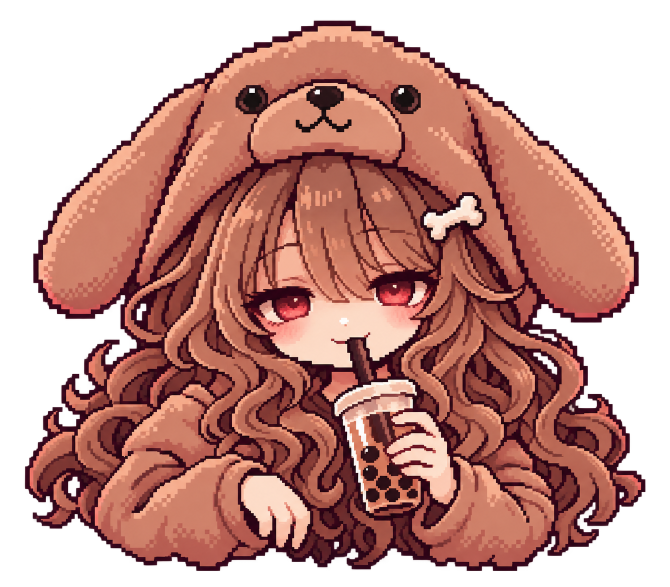
#> input picture output/nimushi-boss-art-v1/character-lock/source.png, 1340 x 1174 px (shown at 1/2 size)
$ python prepare.py
#> lines starting #> are read from the running program, lines starting #| are printed output that depends on the picture; after the words box and inside, x2 and y2 are one past the last pixel; in counts of white or black regions, pixels touching at a corner belong together
from pathlib import Path
from PIL import Image,ImageDraw
import json
R=Path(__file__).resolve().parent
im=Image.open(R/'source.png').convert('RGBA');a=im.getchannel('A').point(lambda v:255 if v>=128 else 0);im.putalpha(a);box=a.getbbox();crop=im.crop(box)
#> further down, im is the input picture: PIL image 1340x1174 RGBA; mean R, G, B, A 109, 62.7, 55.3, 165.3
#> after `a = im.getchannel('A').point(lambda v: 255 if v >= 128 else 0)`:
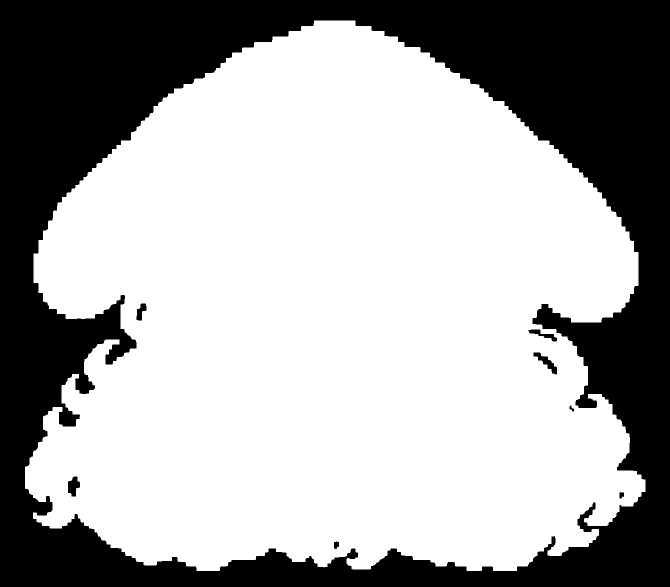
#> a: PIL image 1340x1174 L (shown at 1/2 size); 65.4% white; 8 black regions, largest, box (x1, y1, x2, y2) and area: (0, 0, 1340, 1174) 542213, (1067, 705, 1114, 749) 685, (136, 953, 160, 993) 641
#> after `box = a.getbbox()`: box = (50, 41, 1291, 1142)
#> after `crop = im.crop(box)`:
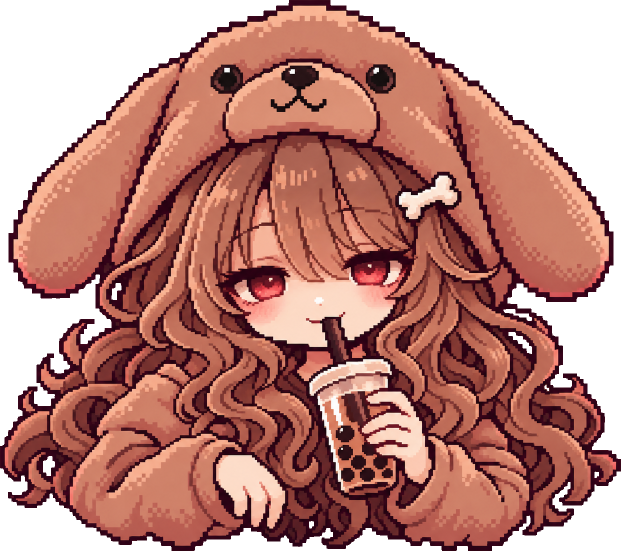
#> crop: PIL image 1241x1101 RGBA (shown at 1/2 size); mean R, G, B, A 125.5, 72.2, 63.7, 191.9; transparent parts drawn white
s=min(108/crop.width,108/crop.height);size=(round(crop.width*s),round(crop.height*s));small=crop.resize(size,Image.Resampling.NEAREST)
#> after `s = min(108 / crop.width, 108 / crop.height)`: s = 0.087
#> after `size = (round(crop.width * s), round(crop.height * s))`: size = (108, 96)
#> after `small = crop.resize(size, Image.Resampling.NEAREST)`:
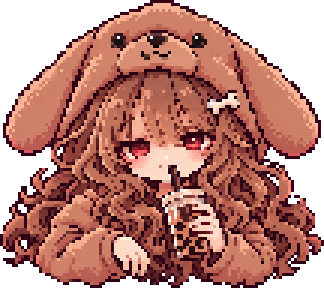
#> small: PIL image 108x96 RGBA (shown 3 times larger); mean R, G, B, A 125.4, 72, 63.6, 191.9; transparent parts drawn white
pal=small.convert('RGB').quantize(colors=24,method=Image.Quantize.MEDIANCUT,dither=Image.Dither.NONE).convert('RGB').convert('RGBA');pal.putalpha(small.getchannel('A'))
#> after `pal = small.convert('RGB').quantize(colors=24, method=Image.Quantize.M`:
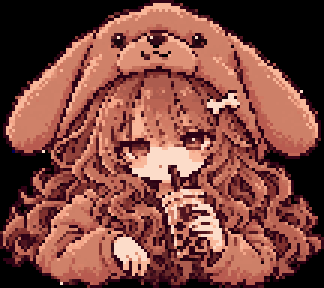
#> pal: PIL image 108x96 RGBA (shown 3 times larger); mean R, G, B, A 125.2, 71.9, 63.5, 255
out=Image.new('RGBA',(128,112));ox=round(64-(688-box[0])*s);oy=(112-size[1])//2;out.paste(pal,(ox,oy));out.save(R/'nimushi_idle_lock_v1.png')
#> after `out = Image.new('RGBA', (128, 112))`: out: PIL image 128x112 RGBA; every value is 0
#> after `ox = round(64 - (688 - box[0]) * s)`: ox = 8
#> after `oy = (112 - size[1]) // 2`: oy = 8
#> after `out.paste(pal, (ox, oy))`:
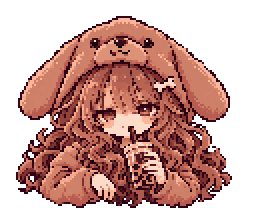
#> out: PIL image 128x112 RGBA (shown 2 times larger); mean R, G, B, A 90.6, 52, 45.9, 138.8; transparent parts drawn white
eye=[round(ox+(688-box[0])*s),round(oy+(604-box[1])*s)];pivot=[eye[0],eye[1]-37]
#> after `eye = [round(ox + (688 - box[0]) * s), round(oy + (604 - box[1]) * s)]`: eye = [64, 57]
#> after `pivot = [eye[0], eye[1] - 37]`: pivot = [64, 20]
meta={'status':'CHARACTER LOCK CANDIDATE','sourceCell':[128,112],'displayCell':[256,224],'scale':2,'alphaBounds':out.getbbox(),'paletteColors':len({p[:3] for p in out.getdata() if p[3]}),'eyeAnchor':eye,'pivot':pivot,'oldSpecEyeAnchor':[64,77],'oldSpecPivot':[64,40],'eyeOverlayTopLeft':[eye[0]-18,eye[1]-12],'placement':'pivot maps to actual body center including existing hit recoil; visual eye center is body center +74px','geometry':'Actual body/contact/eye getters read at capture time. No gameplay edits.','postprocess':{'alphaThreshold':128,'palette':24,'resample':'NEAREST','uniformScale':s,'crop':box,'offset':[ox,oy]},'eyes':'Both human eyes baked into this lock reference only; separate animated overlay deferred.'}
(R/'manifest.json').write_text(json.dumps(meta,indent=2));out.resize((256,224),Image.Resampling.NEAREST).save(R/'actual-size.png');out.resize((768,672),Image.Resampling.NEAREST).save(R/'enlarged.png')
#> after `(R / 'manifest.json').write_text(json.dumps(meta, indent=2))`:
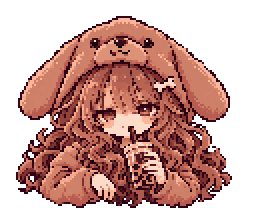
#> saved as actual-size.png: PIL image 256x224 RGBA; mean R, G, B, A 90.6, 52, 45.9, 138.8; transparent parts drawn white
#> after `(R / 'manifest.json').write_text(json.dumps(meta, indent=2))`:
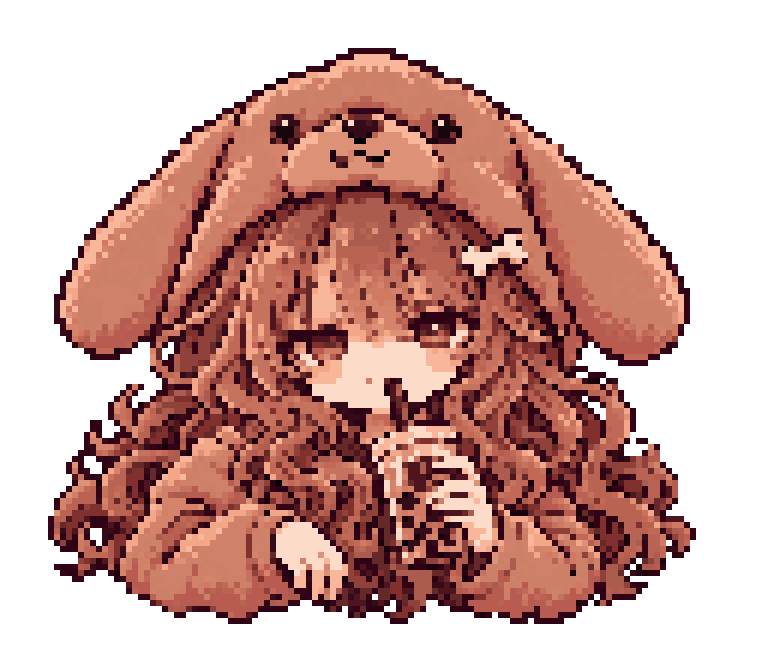
#> saved as enlarged.png: PIL image 768x672 RGBA; mean R, G, B, A 90.6, 52, 45.9, 138.8; transparent parts drawn white
#> (the run stopped early here; a loop or call above may not have finished)
